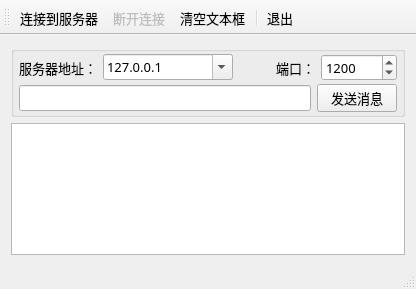
<?xml version="1.0" encoding="UTF-8"?>
<ui version="4.0">
 <class>qFormTCP</class>
 <widget class="QMainWindow" name="qFormTCP">
  <property name="geometry">
   <rect>
    <x>0</x>
    <y>0</y>
    <width>416</width>
    <height>289</height>
   </rect>
  </property>
  <property name="font">
   <font>
    <family>宋体</family>
    <pointsize>10</pointsize>
   </font>
  </property>
  <property name="windowTitle">
   <string>TCP Client</string>
  </property>
  <widget class="QWidget" name="centralWidget">
   <layout class="QVBoxLayout" name="verticalLayout_2">
    <item>
     <widget class="QGroupBox" name="groupBox">
      <property name="title">
       <string/>
      </property>
      <layout class="QVBoxLayout" name="verticalLayout">
       <property name="spacing">
        <number>3</number>
       </property>
       <property name="leftMargin">
        <number>5</number>
       </property>
       <property name="topMargin">
        <number>2</number>
       </property>
       <property name="rightMargin">
        <number>5</number>
       </property>
       <property name="bottomMargin">
        <number>2</number>
       </property>
       <item>
        <layout class="QHBoxLayout" name="horizontalLayout_2">
         <item>
          <widget class="QLabel" name="label">
           <property name="text">
            <string>服务器地址：</string>
           </property>
          </widget>
         </item>
         <item>
          <widget class="QComboBox" name="comboServer">
           <property name="minimumSize">
            <size>
             <width>130</width>
             <height>0</height>
            </size>
           </property>
           <property name="editable">
            <bool>true</bool>
           </property>
           <item>
            <property name="text">
             <string>127.0.0.1</string>
            </property>
           </item>
           <item>
            <property name="text">
             <string>localHost</string>
            </property>
           </item>
          </widget>
         </item>
         <item>
          <widget class="QLabel" name="label_2">
           <property name="text">
            <string>端口：</string>
           </property>
           <property name="alignment">
            <set>Qt::AlignRight|Qt::AlignTrailing|Qt::AlignVCenter</set>
           </property>
          </widget>
         </item>
         <item>
          <widget class="QSpinBox" name="spinPort">
           <property name="minimumSize">
            <size>
             <width>0</width>
             <height>0</height>
            </size>
           </property>
           <property name="minimum">
            <number>1</number>
           </property>
           <property name="maximum">
            <number>65535</number>
           </property>
           <property name="value">
            <number>1200</number>
           </property>
          </widget>
         </item>
        </layout>
       </item>
       <item>
        <layout class="QHBoxLayout" name="horizontalLayout">
         <item>
          <widget class="QLineEdit" name="editMsg"/>
         </item>
         <item>
          <widget class="QPushButton" name="btnSend">
           <property name="text">
            <string>发送消息</string>
           </property>
          </widget>
         </item>
        </layout>
       </item>
      </layout>
     </widget>
    </item>
    <item>
     <widget class="QPlainTextEdit" name="plainTextEdit"/>
    </item>
   </layout>
  </widget>
  <widget class="QMenuBar" name="menuBar">
   <property name="geometry">
    <rect>
     <x>0</x>
     <y>0</y>
     <width>416</width>
     <height>26</height>
    </rect>
   </property>
  </widget>
  <widget class="QToolBar" name="mainToolBar">
   <property name="toolButtonStyle">
    <enum>Qt::ToolButtonTextUnderIcon</enum>
   </property>
   <attribute name="toolBarArea">
    <enum>TopToolBarArea</enum>
   </attribute>
   <attribute name="toolBarBreak">
    <bool>false</bool>
   </attribute>
   <addaction name="actConnect"/>
   <addaction name="actDisconnect"/>
   <addaction name="actClear"/>
   <addaction name="separator"/>
   <addaction name="actQuit"/>
  </widget>
  <widget class="QStatusBar" name="statusBar"/>
  <action name="actConnect">
   <property name="icon">
    <iconset resource="res.qrc">
     <normaloff>:/images/images/051.JPG</normaloff>
     <disabledoff>:/images/images/051.JPG</disabledoff>:/images/images/051.JPG</iconset>
   </property>
   <property name="text">
    <string>连接到服务器</string>
   </property>
   <property name="toolTip">
    <string>连接到TCP服务器</string>
   </property>
  </action>
  <action name="actDisconnect">
   <property name="enabled">
    <bool>false</bool>
   </property>
   <property name="icon">
    <iconset resource="res.qrc">
     <normaloff>:/images/images/072.JPG</normaloff>:/images/images/072.JPG</iconset>
   </property>
   <property name="text">
    <string>断开连接</string>
   </property>
   <property name="toolTip">
    <string>断开TCP连接</string>
   </property>
  </action>
  <action name="actQuit">
   <property name="icon">
    <iconset resource="res.qrc">
     <normaloff>:/images/images/132.bmp</normaloff>
     <normalon>:/images/images/132.bmp</normalon>:/images/images/132.bmp</iconset>
   </property>
   <property name="text">
    <string>退出</string>
   </property>
   <property name="toolTip">
    <string>退出本窗口</string>
   </property>
  </action>
  <action name="actClear">
   <property name="icon">
    <iconset resource="res.qrc">
     <normaloff>:/images/images/212.bmp</normaloff>
     <normalon>:/images/images/212.bmp</normalon>:/images/images/212.bmp</iconset>
   </property>
   <property name="text">
    <string>清空文本框</string>
   </property>
   <property name="toolTip">
    <string>清空文本框</string>
   </property>
  </action>
 </widget>
 <layoutdefault spacing="6" margin="11"/>
 <resources>
  <include location="res.qrc"/>
 </resources>
 <connections>
  <connection>
   <sender>actQuit</sender>
   <signal>triggered()</signal>
   <receiver>qFormTCP</receiver>
   <slot>close()</slot>
   <hints>
    <hint type="sourcelabel">
     <x>-1</x>
     <y>-1</y>
    </hint>
    <hint type="destinationlabel">
     <x>326</x>
     <y>237</y>
    </hint>
   </hints>
  </connection>
 </connections>
</ui>
